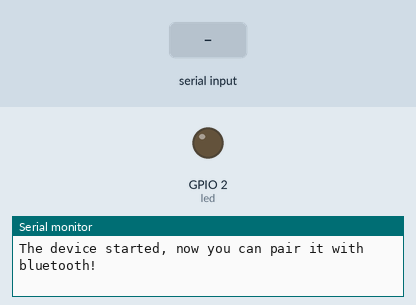
The sketch below on a simulated ESP32. Shown: output pins drawn as LEDs (lit = HIGH), the last lines printed to the serial monitor. The inputs (shaded band) are chosen by the test bench. Nothing arrives over Bluetooth unless stated.

Above: at 1.2 s.
1.3 s: "1" received over the second serial link
At 2.0 s:
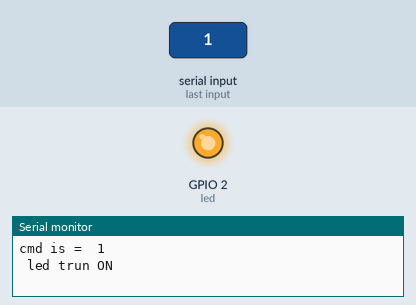
2.8 s: "0" received over the second serial link
At 5.1 s:
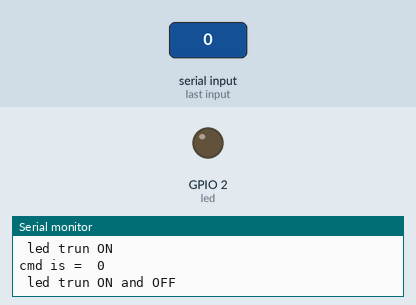
Timing chart, 0 to 6.6 s (numbered marks = the images above; inputs shaded):
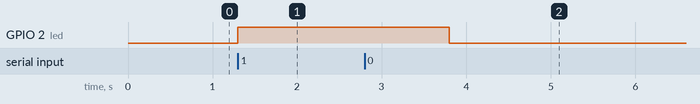

The sketch:

BLUETOOTH_ledblinking.ino
```cpp
#include "BluetoothSerial.h"

BluetoothSerial SerialBT;
int led = 2;
char cmd;


void setup() {
  Serial.begin(115200);
  SerialBT.begin("ESP32test"); //Bluetooth device name
  Serial.println("The device started, now you can pair it with bluetooth!");
  pinMode(led, OUTPUT);

}

void loop() {
  if(SerialBT.available())
  {
    cmd = SerialBT.read();
    Serial.print("cmd is =  ");
    Serial.println(cmd);


  if(cmd=='1')
  {
    digitalWrite(2,HIGH);
    Serial.println(" led trun ON");
    delay(1000);
  }
  if(cmd=='0')
  {
     digitalWrite(2,HIGH);
     delay(1000);
    digitalWrite(2,LOW);
    Serial.println(" led trun ON and OFF ");
    delay(1000);
  }


  } //serial


}
```

Measured:
- after the input at 1.3 s, GPIO 2 (led): LOW → HIGH at once
- after the input at 2.8 s, GPIO 2 (led): HIGH → LOW after 1.0 s
